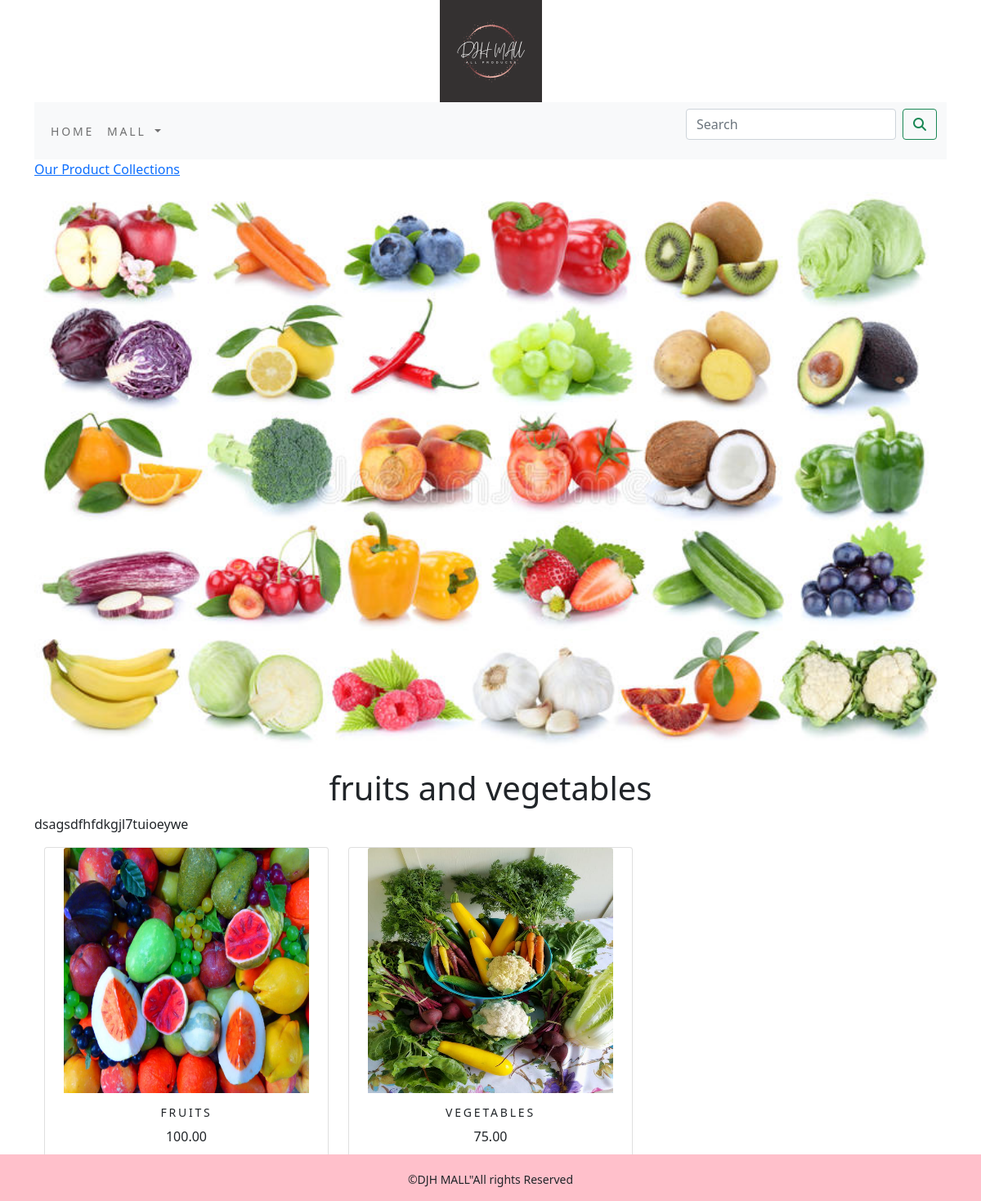
The app's page /shop/fruits-and-vegetables/ with its own data.
### shop/models.py (models this page shows, shortened)
class Category(models.Model):
    name = models.CharField(max_length=250,unique=True)
    slug = models.SlugField(max_length=250,unique=True)
    description = models. TextField(blank=True)
    image = models.ImageField(upload_to='category',blank=True)
    class Meta:
        ordering = ('name',)
        verbose_name = 'category'
        verbose_name_plural = 'categories'
    def get_url(self):
        return reverse('shop:product_by_category',args=[self.slug])

class Product(models.Model):
    name = models.CharField(max_length=250,unique=True)
    slug = models.SlugField(max_length=250,unique=True)
    description = models. TextField(blank=True)
    price = models.DecimalField(max_digits=10,decimal_places=2)
    category = models.ForeignKey(Category,on_delete=models.CASCADE)
    image = models.ImageField(upload_to='product',blank=True)
    stock = models.IntegerField()
    available = models.BooleanField(default=True)
    created = models.DateTimeField(auto_now_add=True)
    updated = models.DateTimeField(auto_now=True)
    def get_url(self):
        return reverse('shop:prodCatDetail',args=[self.category.slug,self.slug])
    class Meta:
        ordering = ('name',)
        verbose_name = 'product'
        verbose_name_plural = 'products'

### shop/views.py (the view)
# urls.py: path('',views.allprodCat,name='allprodCat'),
def allprodCat(request,c_slug=None):
    c_page =None
    products_list =None
    if c_slug!=None:
        c_page=get_object_or_404(Category,slug=c_slug)
        products_list=Product.objects.all().filter(category=c_page,available=True)
    else:
        products_list=Product.objects.all().filter(available=True)
    paginator=Paginator(products_list,6)
    try:
        page=int(request.GET.get('page','1'))
    except:
        page= 1
    try:
        products=paginator.page(page)
    except(EmptyPage,InvalidPage):
        products=paginator.page(paginator.num_pages)
    return render(request,"category.html",{'category':c_page,'products':products})

### cart/context_processors.py (called while the page is built)
def counter(request):
    item_count = 0
    if 'admin' in request.path:
        return {}
    else:
        try:
            cart=Cart.objects.filter(cart_id=_cart_id(request))
            cart_items=CartItem.objects.all().filter(cart=cart[:1])
            for cart_item in cart_items:
                item_count += cart_item.quantity
        except Cart.DoesNotExist:
            item_count = 0
    return dict(item_count=item_count)

### cart/views.py (called while the page is built)
def _cart_id(request):
    cart=request.session.session_key
    if not cart:
        cart=request.session.create()
    return cart

### shop/context_processors.py (called while the page is built)
def menu_links(request):
    links=Category.objects.all()
    return dict(links=links)

### templates/category.html (shortened to what this page needs)
{% extends 'base.html' %}
{% load static %}
{% block content %}
{% if category %}
<div>
  <div class="row my_row_class">
    <div class="mx-auto">
    <p><a href= "{% url 'shop:allprodCat' %}">Our Product Collections</a></p>
     </div>
     </div>
</div>
{% endif %}
<div class="mx_auto">
  {% if category %}
  <img class="my_image" src="{{category.image.url}}" alt="{{category.name}}">
</div>
  <br>
<div>
  <h1 class="text-center my-title">{{category.name}}</h1>
  <p class="text-justify">{{category.description}}</p>
</div>
  {% endif %}
<div class="container">
  <div class="row mx_auto">
    {% for product in products.object_list %}
    <div class="my_bottom_margin col-9 col-sm-12 col-md-4 xol-mg-4">
      <div class="card text-center" style="min-width:18 rem;">
        <a href ="{{product.get_url}}"><img class="card-img-top my_image" src= "{{product.image.url}}" alt="{{product.name}}" style="width:300px;height:300px;"></a>
        <div class="card-body">
          <h4>{{product.name}}</h4>
          <p>{{product.price}}</p>
        </div>
      </div>
    </div>
    {% endfor %}
  </div>
  <br>
</div>
{% endblock %}

### static/css/custom.css (style rules this page uses)
body { font-family: 'Island Moments', cursive; }
.my_row_class { padding-top=15px; }
.my_image { width:100%; height:auto; }
.my_bottom_margin { margin-bottom:10px; }
.card-body h4 { font-size:14px; text-transform:uppercase; letter-spacing: .2em; }

### records on screen
Category: image (picture), name "fruits and vegetables", description "dsagsdfhfdkgjl7tuioeywe"
Product: image (picture), name "FRUITS", price "100.00"
Product: image (picture), name "VEGETABLES", price "75.00"
